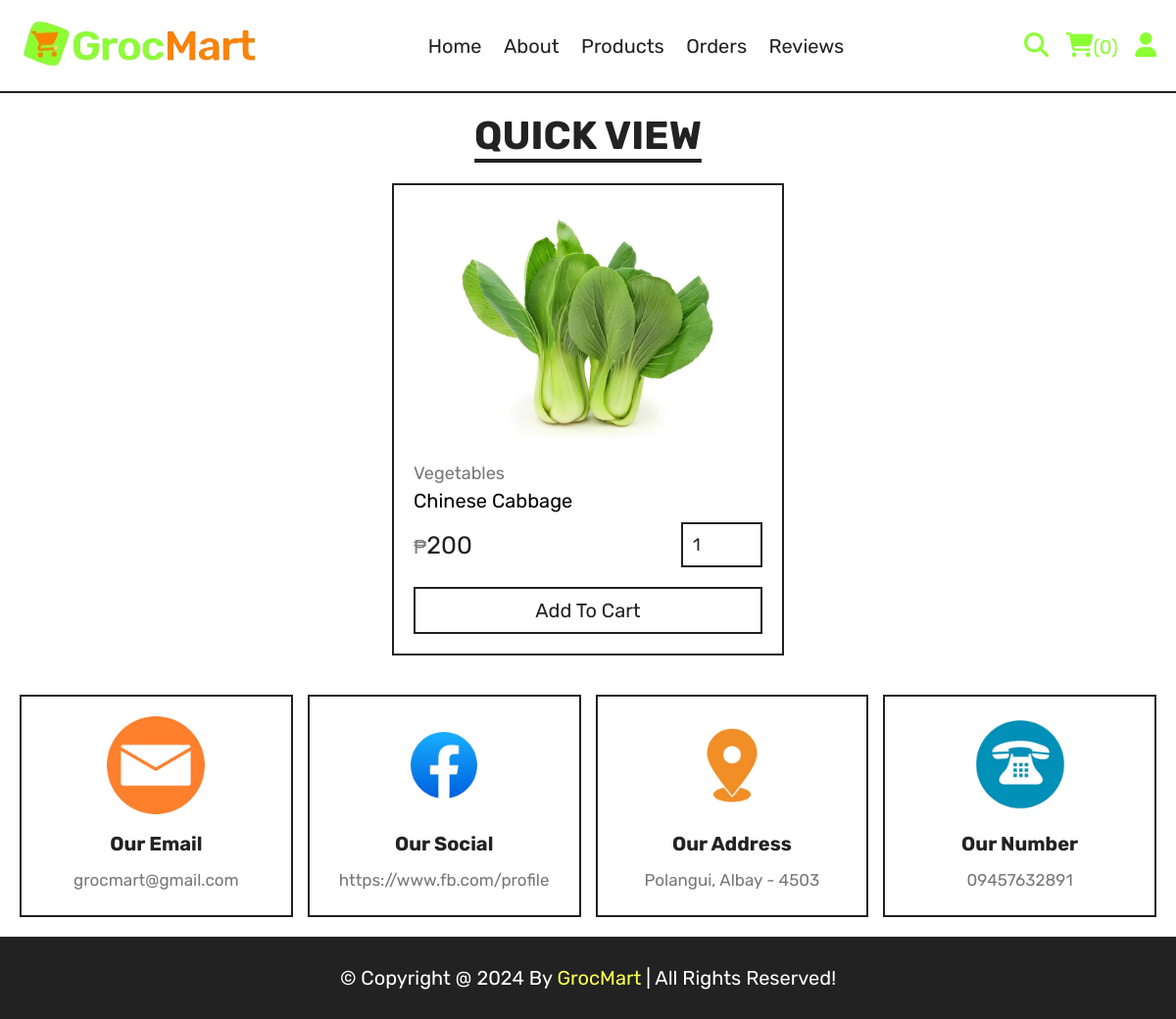
Page /quick_view.php?pid=3 on the committed database.
### tables this page shows
CREATE TABLE `products` (
  `id` int(100) NOT NULL,
  `name` varchar(100) NOT NULL,
  `category` varchar(100) NOT NULL,
  `price` int(10) NOT NULL,
  `image` varchar(100) NOT NULL,
  `date_added` date NOT NULL DEFAULT current_timestamp(),
  `status` varchar(10) NOT NULL DEFAULT 'available',
  `stocks` int(30) NOT NULL,
  `description` varchar(50) NOT NULL
);

### quick_view.php (the view, shortened to what this page needs)
<?php
include 'components/connect.php';
?>
<!DOCTYPE html>
<html lang="en">
<head>
   <link rel="stylesheet" href="https://cdnjs.cloudflare.com/ajax/libs/font-awesome/6.1.1/css/all.min.css">
   <link rel="stylesheet" href="css/style.css">
</head>
<body>
<?php include 'components/user_header.php'; ?>
<section class="quick-view">
   <h1 class="title">quick view</h1>
   <?php
      $pid = $_GET['pid'];
      $select_products = $conn->prepare("SELECT * FROM `products` WHERE id = ?");
      $select_products->execute([$pid]);
      if($select_products->rowCount() > 0){
         while($fetch_products = $select_products->fetch(PDO::FETCH_ASSOC)){
   ?>
   <form action="" method="post" class="box">
      <img src="uploaded_img/<?= $fetch_products['image']; ?>" alt="">
      <a href="category.php?category=<?= $fetch_products['category']; ?>" class="cat"><?= $fetch_products['category']; ?></a>
      <div class="name"><?= $fetch_products['name']; ?></div>
      <div class="flex">
         <div class="price"><span>₱</span><?= $fetch_products['price']; ?></div>
         <input type="number" name="qty" class="qty" min="1" max="99" value="1" maxlength="2">
      </div>
      <button type="submit" name="add_to_cart" class="cart-btn">add to cart</button>
   </form>
   <?php
         }
      }else{
         echo '<p class="empty">no products added yet!</p>';
      }
   ?>
</section>
<?php include 'components/footer.php'; ?>
</body>
</html>

### css/style.css (style rules this page uses)
:root { --yellow:#fcff53; --red:#fe6b40; --white:#fff; --black:#222; --orange:#ff8100; --light-color:#777; --green:#8cfe34; --border:.2rem solid var(--black); }
* { font-family: 'Rubik', sans-serif; margin:0; padding:0; box-sizing: border-box; outline: none; border: none; text-decoration: none; }
html { font-size: 62.5%; overflow-x: hidden; scroll-behavior: smooth; stop-opacity: 7rem; }
section { margin:0 auto; max-width: 1200px; padding:2rem; }
.title { text-align: center; margin-bottom: 2.5rem; font-size: 4rem; color:var(--black); text-transform: uppercase; text-decoration: underline; text-underline-offset: 1rem; }
.quick-view form { max-width: 40rem; padding:2rem; border:var(--border); position: relative; margin:0 auto; }
.quick-view form img { height: 25rem; width: 100%; object-fit: contain; margin-bottom: 1rem; }
.quick-view form .cat { font-size: 1.8rem; color:var(--light-color); }
.quick-view form .name { font-size: 2rem; margin:.5rem 0; }
.quick-view form .flex { display: flex; justify-content: space-between; align-items: center; gap:1.5rem; margin:1rem 0; }
.quick-view form .flex .price { font-size: 2.5rem; color:var(--black); }
.quick-view form .flex .price span { font-size: 2rem; color:var(--light-color); }
.quick-view form .flex .qty { border:var(--border); padding:1rem; font-size: 1.8rem; color:var(--black); }
.quick-view form .cart-btn { width: 100%; padding:1rem 3rem; text-align: center; border:var(--border); font-size: 2rem; color:var(--black); cursor: pointer; text-transform: capitalize; background: none; margin-top: 1rem; }

### rows in the picture
products: image (picture), category "Vegetables", name "Chinese Cabbage", price "200"

### other values in the picture
$total_cart_items "0"
